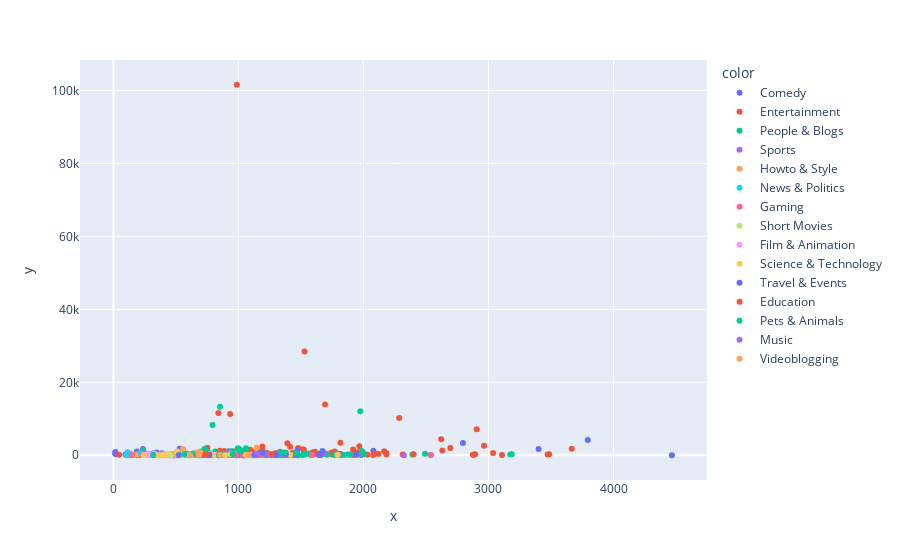

The cell this chart's notebook holds for it:
### Code cell
px.scatter(y= like_adj['like'], x=df['times'], color=df['category_title'])

### Figure 1 — Plotly figure (JSON) as saved in the notebook; plotly's stock layout.template omitted (floating-point values rounded to 4 significant figures; data arrays with more than 128 entries replaced by an {"elided": "..."} marker saying what was removed)
{"data": [{"hovertemplate": "color=Comedy<br>x=%{x}<br>y=%{y}<extra></extra>", "legendgroup": "Comedy", "marker": {"color": "#636efa", "symbol": "circle"}, "mode": "markers", "name": "Comedy", "orientation": "v", "showlegend": true, "type": "scatter", "x": [2079, 237, 2183, 925, 1032, 294, 483, 355, 1999, 465, 2796, 389, 21, 3794, 501, 396, 530, 187, 204, 204, 1953, 346, 16, 880, 346, 1241, 881, 750, 1137, 332, 3401, 4467, 483, 892, 14, 982, 369, 1815], "xaxis": "x", "y": [1230.0, 1722.0, 626.2, 137.7, 259, 130.1, 50.11, 278.4, 633.1, 219.3, 3351.0, 551.6, 242.3, 4170, 242.6, 281.7, 1799.0, 1029, 329.2, 67.67, 598.1, 775.7, 878.7, 216.5, 293.6, 112.8, 133, 996, 217.3, 109.3, 1683.0, 0, 0, 0, 485.1, 177, 228, 360.5], "yaxis": "y"}, {"hovertemplate": "color=Entertainment<br>x=%{x}<br>y=%{y}<extra></extra>", "legendgroup": "Entertainment", "marker": {"color": "#EF553B", "symbol": "circle"}, "mode": "markers", "name": "Entertainment", "orientation": "v", "showlegend": true, "type": "scatter", "x": {"elided": "159 int values"}, "xaxis": "x", "y": {"elided": "159 float values"}, "yaxis": "y"}, {"hovertemplate": "color=People & Blogs<br>x=%{x}<br>y=%{y}<extra></extra>", "legendgroup": "People & Blogs", "marker": {"color": "#00cc96", "symbol": "circle"}, "mode": "markers", "name": "People & Blogs", "orientation": "v", "showlegend": true, "type": "scatter", "x": [1536, 866, 538, 829, 701, 1984, 911, 187, 1580, 1321, 815, 1365, 984, 1109, 1514, 1005, 407, 1268, 733, 831, 967, 1845, 1072, 1792, 2537, 1044, 2392, 1479, 691, 1217, 1336, 1874, 1032, 1523, 905, 1099, 1093, 864, 1233, 3174, 239, 1975, 1331, 474, 1779, 788, 853, 785, 1185, 595, 630, 948, 1165, 2493, 626, 351, 1223, 835, 920, 1028, 753, 948, 1230, 497, 781, 973, 1373, 950, 1470, 1143, 1766, 748, 3186, 792, 698, 1709, 1060, 1144, 646, 839, 729, 1534, 1463, 791, 1567, 761, 847, 595, 522, 506, 793, 692, 959, 734, 1686, 986, 996, 476, 514], "xaxis": "x", "y": [270.9, 320.3, 185.8, 142.9, 1004.0, 82.33, 232.4, 68, 56.25, 36.67, 1048.0, 69.44, 38.5, 266.7, 100.7, 20.25, 95.25, 19.6, 60, 45.83, 158.3, 60.8, 72.5, 38.75, 57.2, 22.67, 181, 32.33, 12.5, 22, 0, 238.4, 1242.0, 134, 319.3, 317.8, 97.46, 75.23, 132.4, 181.1, 1397.0, 12083, 669.6, 295.4, 379.2, 356.2, 13269, 353.4, 65.1, 233.5, 361.3, 467.5, 324.5, 381.2, 306.1, 37.67, 193.2, 218.8, 1078.0, 162.8, 886, 1068.0, 144.8, 414.9, 72, 279.8, 81.7, 975.5, 67.85, 164.7, 61.18, 0, 257.9, 111.2, 416.6, 137, 918, 460, 446, 287, 1704.0, 440.8, 93.25, 113.3, 513.3, 749.7, 57.14, 212.7, 77.91, 0, 8316.0, 0, 267.1, 355.5, 393.8, 708.5, 1930.0, 128.5, 951.9], "yaxis": "y"}, {"hovertemplate": "color=Sports<br>x=%{x}<br>y=%{y}<extra></extra>", "legendgroup": "Sports", "marker": {"color": "#ab63fa", "symbol": "circle"}, "mode": "markers", "name": "Sports", "orientation": "v", "showlegend": true, "type": "scatter", "x": [920, 1115, 484, 645, 1038, 835, 1683, 2323, 843, 721, 849, 989, 254, 272, 957, 1401, 475, 142, 284, 1055, 747, 826, 581, 606, 352, 351, 1309, 361, 374, 552, 1979, 148, 1101, 274, 675, 95, 1796, 252, 216, 1042, 624, 1364, 1660, 523, 666, 423, 189, 512, 1238, 114, 990, 324], "xaxis": "x", "y": [739.8, 159.1, 2.4, 58.44, 3.75, 0.5, 540, 19.43, 12.67, 17.33, 34.67, 0, 42.89, 235.5, 52, 20.43, 180.8, 44.88, 82, 44.6, 36.89, 324.2, 62.9, 23.78, 194.5, 189.2, 252.3, 36.5, 276.2, 12, 46.92, 238.5, 77.33, 146.3, 274.4, 216.7, 174.2, 539.3, 543.7, 12.29, 29.91, 24, 44.67, 2.714, 215.1, 0, 103.9, 270.2, 135.6, 85.33, 202.8, 533.7], "yaxis": "y"}, {"hovertemplate": "color=Howto & Style<br>x=%{x}<br>y=%{y}<extra></extra>", "legendgroup": "Howto & Style", "marker": {"color": "#FFA15A", "symbol": "circle"}, "mode": "markers", "name": "Howto & Style", "orientation": "v", "showlegend": true, "type": "scatter", "x": [504, 166, 970, 411, 446, 470, 395, 272, 481, 680, 1051, 1106, 784, 497, 361, 557, 192, 397, 310, 978, 413, 507, 336, 1147, 558, 499, 670, 292, 415, 697, 625, 685, 1263, 380, 305, 777], "xaxis": "x", "y": [326.2, 47.42, 398.4, 366.9, 16.2, 330.6, 16.29, 255.6, 37.4, 40, 69.33, 8, 178.9, 101.2, 122.3, 59, 202, 51.71, 107.3, 325.2, 41.82, 291.5, 53.64, 2127.0, 1721.0, 463, 766.9, 56.5, 106.5, 754.6, 365.4, 153.6, 343, 47.9, 199.7, 454.7], "yaxis": "y"}, {"hovertemplate": "color=News & Politics<br>x=%{x}<br>y=%{y}<extra></extra>", "legendgroup": "News & Politics", "marker": {"color": "#19d3f3", "symbol": "circle"}, "mode": "markers", "name": "News & Politics", "orientation": "v", "showlegend": true, "type": "scatter", "x": [229, 106, 113, 216, 369], "xaxis": "x", "y": [136.4, 0, 845.2, 520, 0], "yaxis": "y"}, {"hovertemplate": "color=Gaming<br>x=%{x}<br>y=%{y}<extra></extra>", "legendgroup": "Gaming", "marker": {"color": "#FF6692", "symbol": "circle"}, "mode": "markers", "name": "Gaming", "orientation": "v", "showlegend": true, "type": "scatter", "x": [1588, 233, 2540, 147, 1142, 978, 1186, 1038, 1037, 1892], "xaxis": "x", "y": [51.83, 50, 94.58, 16, 5.333, 209.3, 94.6, 100.6, 128.5, 45.58], "yaxis": "y"}, {"hovertemplate": "color=Short Movies<br>x=%{x}<br>y=%{y}<extra></extra>", "legendgroup": "Short Movies", "marker": {"color": "#B6E880", "symbol": "circle"}, "mode": "markers", "name": "Short Movies", "orientation": "v", "showlegend": true, "type": "scatter", "x": [431, 580, 459, 628, 445], "xaxis": "x", "y": [270.7, 135.4, 62, 66.67, 272.4], "yaxis": "y"}, {"hovertemplate": "color=Film & Animation<br>x=%{x}<br>y=%{y}<extra></extra>", "legendgroup": "Film & Animation", "marker": {"color": "#FF97FF", "symbol": "circle"}, "mode": "markers", "name": "Film & Animation", "orientation": "v", "showlegend": true, "type": "scatter", "x": [330, 808, 287, 267, 271, 394], "xaxis": "x", "y": [409.3, 111.1, 303.1, 188.5, 55, 220.6], "yaxis": "y"}, {"hovertemplate": "color=Science & Technology<br>x=%{x}<br>y=%{y}<extra></extra>", "legendgroup": "Science & Technology", "marker": {"color": "#FECB52", "symbol": "circle"}, "mode": "markers", "name": "Science & Technology", "orientation": "v", "showlegend": true, "type": "scatter", "x": [243, 424, 403, 938, 537, 1096, 511, 1131, 1062, 1416, 363, 812, 895, 1794], "xaxis": "x", "y": [11, 45.5, 18, 301.3, 55.62, 112.6, 1037.0, 76.83, 50.64, 52.93, 4.2, 71.4, 33.69, 101.6], "yaxis": "y"}, {"hovertemplate": "color=Travel & Events<br>x=%{x}<br>y=%{y}<extra></extra>", "legendgroup": "Travel & Events", "marker": {"color": "#636efa", "symbol": "circle"}, "mode": "markers", "name": "Travel & Events", "orientation": "v", "showlegend": true, "type": "scatter", "x": [1647, 1127, 1303, 768, 524, 1459, 847, 1472, 1672, 1380, 1192, 1944], "xaxis": "x", "y": [72.25, 47.75, 36, 121.9, 60.88, 210, 96, 1344.0, 1166.0, 273.5, 719.5, 156.1], "yaxis": "y"}, {"hovertemplate": "color=Education<br>x=%{x}<br>y=%{y}<extra></extra>", "legendgroup": "Education", "marker": {"color": "#EF553B", "symbol": "circle"}, "mode": "markers", "name": "Education", "orientation": "v", "showlegend": true, "type": "scatter", "x": [735, 1266, 744, 1917, 2402], "xaxis": "x", "y": [82.57, 269.2, 298, 1546.0, 290.4], "yaxis": "y"}, {"hovertemplate": "color=Pets & Animals<br>x=%{x}<br>y=%{y}<extra></extra>", "legendgroup": "Pets & Animals", "marker": {"color": "#00cc96", "symbol": "circle"}, "mode": "markers", "name": "Pets & Animals", "orientation": "v", "showlegend": true, "type": "scatter", "x": [1891, 846, 319, 1061, 636, 569, 954, 1369, 1460, 2002, 1987, 1019], "xaxis": "x", "y": [190.3, 10, 61.5, 1951.0, 431, 269.3, 322.8, 780.6, 578.1, 281.4, 1134.0, 1019.0], "yaxis": "y"}, {"hovertemplate": "color=Music<br>x=%{x}<br>y=%{y}<extra></extra>", "legendgroup": "Music", "marker": {"color": "#ab63fa", "symbol": "circle"}, "mode": "markers", "name": "Music", "orientation": "v", "showlegend": true, "type": "scatter", "x": [1151], "xaxis": "x", "y": [126.5], "yaxis": "y"}, {"hovertemplate": "color=Videoblogging<br>x=%{x}<br>y=%{y}<extra></extra>", "legendgroup": "Videoblogging", "marker": {"color": "#FFA15A", "symbol": "circle"}, "mode": "markers", "name": "Videoblogging", "orientation": "v", "showlegend": true, "type": "scatter", "x": [615, 853, 1077], "xaxis": "x", "y": [8.75, 97.7, 97.9], "yaxis": "y"}], "layout": {"legend": {"title": {"text": "color"}, "tracegroupgap": 0}, "margin": {"t": 60}, "xaxis": {"anchor": "y", "domain": [0, 1], "title": {"text": "x"}}, "yaxis": {"anchor": "x", "domain": [0, 1], "title": {"text": "y"}}}}
